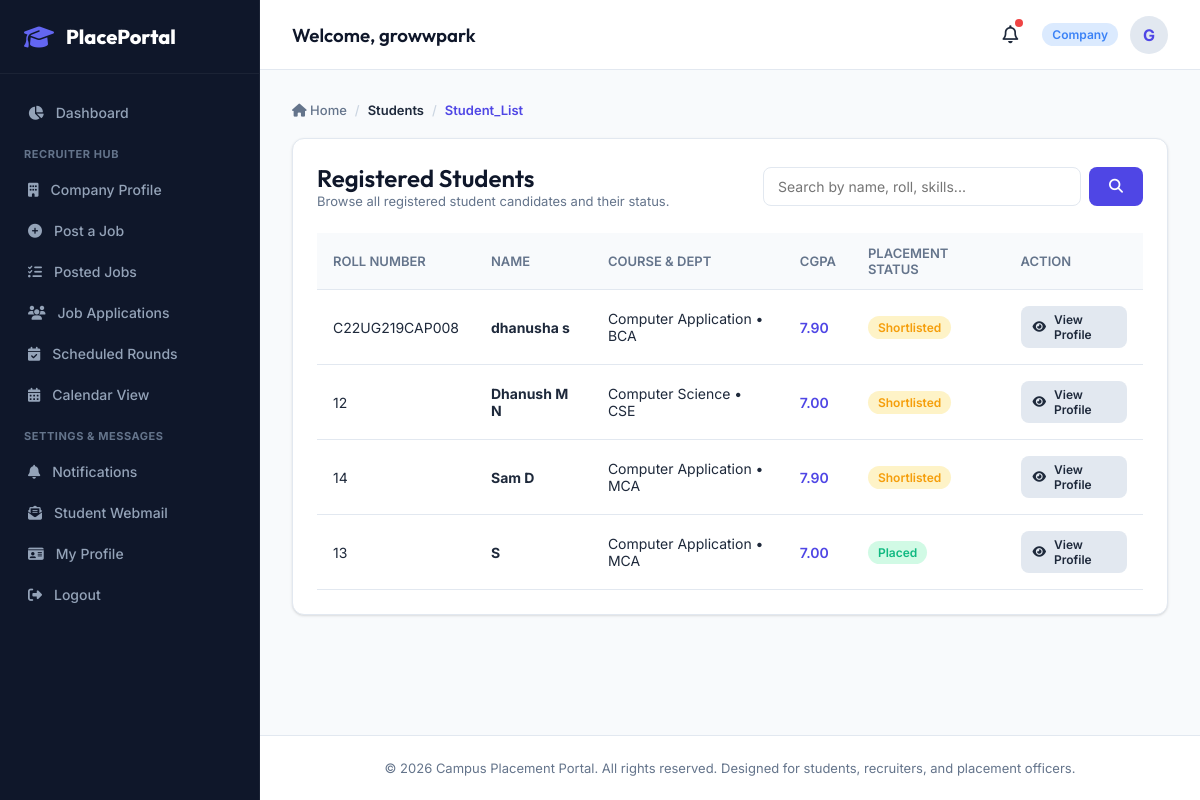
Before: /students/ (signed in) with the older database file.
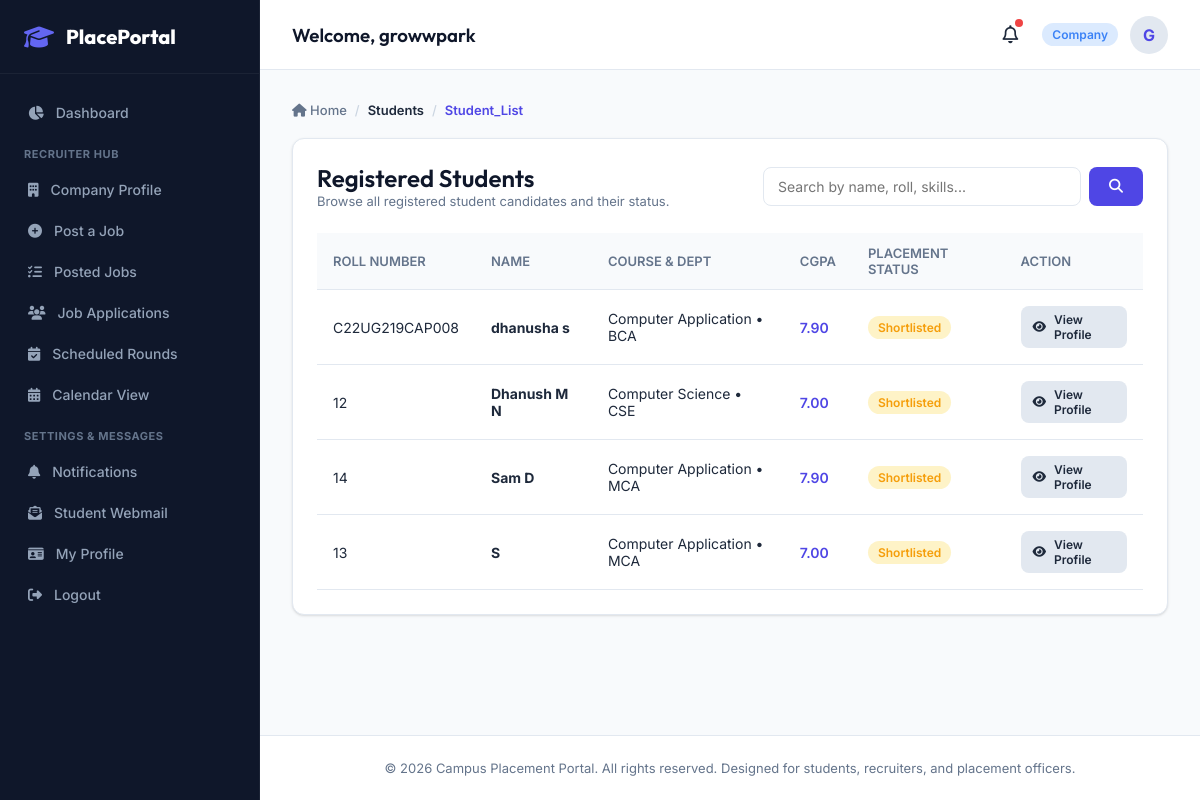
After: the same page with the newer database file.
### apps/students/models.py (models this page shows, shortened)
class StudentProfile(models.Model):
    STATUS_CHOICES = (
        ('unplaced', 'Unplaced'),
        ('shortlisted', 'Shortlisted'),
        ('placed', 'Placed'),
    )
    user = models.OneToOneField(settings.AUTH_USER_MODEL, on_delete=models.CASCADE, related_name='student_profile')
    roll_number = models.CharField(max_length=20, unique=True)
    department = models.CharField(max_length=100)
    course = models.CharField(max_length=100)
    batch_year = models.IntegerField()
    cgpa = models.DecimalField(max_digits=4, decimal_places=2)
    phone = models.CharField(max_length=15, blank=True, null=True)
    resume = models.FileField(upload_to='resumes/', blank=True, null=True)
    skills = models.TextField(blank=True, help_text="Comma-separated list of skills")
    placement_status = models.CharField(max_length=20, choices=STATUS_CHOICES, default='unplaced')

### apps/accounts/models.py (models this page shows, shortened)
class User(AbstractUser):
    ROLE_CHOICES = (
        ('student', 'Student'),
        ('company', 'Company'),
        ('officer', 'Placement Officer'),
        ('admin', 'Admin'),
    )
    role = models.CharField(max_length=20, choices=ROLE_CHOICES, default='student')
    phone_number = models.CharField(max_length=15, blank=True, null=True)

### apps/students/views.py (the view, shortened to what this page needs)
# urls.py: path('', views.student_list, name='student_list'),
@login_required
def student_list(request):
    if request.user.role == 'student':
        messages.error(request, "Access denied.")
        return redirect('dashboard:home')
    students = StudentProfile.objects.all()
    query = request.GET.get('q')
    return render(request, 'students/student_list.html', {'students': students})

### templates/students/student_list.html (shortened to what this page needs)
{% extends 'base.html' %}
{% block content %}
<div class="card">
    <div style="display: flex; justify-content: space-between; align-items: center; flex-wrap: wrap; gap: 16px; margin-bottom: 24px;">
        <div>
            <h2>Registered Students</h2>
            <p style="color: var(--text-muted); font-size: 13px;">Browse all registered student candidates and their status.</p>
        </div>
        <form method="GET" style="display: flex; gap: 8px; width: 100%; max-width: 380px;">
            <input type="text" name="q" class="form-control" placeholder="Search by name, roll, skills..." value="{{ request.GET.q }}">
            <button type="submit" class="btn btn-primary"><i class="fa-solid fa-magnifying-glass"></i></button>
        </form>
    </div>
    {% if students %}
        <div class="table-responsive">
            <table>
                <thead>
                    <tr>
                        <th>Roll Number</th>
                        <th>Name</th>
                        <th>Course & Dept</th>
                        <th>CGPA</th>
                        <th>Placement Status</th>
                        <th>Action</th>
                    </tr>
                </thead>
                <tbody>
                    {% for student in students %}
                        <tr>
                            <td>{{ student.roll_number }}</td>
                            <td><strong>{{ student.user.get_full_name|default:student.user.username }}</strong></td>
                            <td>{{ student.course }} &bull; {{ student.department }}</td>
                            <td style="font-weight: 600; color: var(--primary);">{{ student.cgpa }}</td>
                            <td>
                                {% if student.placement_status == 'placed' %}
                                    <span class="badge badge-success">Placed</span>
                                {% elif student.placement_status == 'shortlisted' %}
                                    <span class="badge badge-warning">Shortlisted</span>
                                {% else %}
                                    <span class="badge badge-danger">Unplaced</span>
                                {% endif %}
                            </td>
                            <td>
                                <a href="{% url 'students:student_detail' pk=student.pk %}" class="btn btn-secondary" style="padding: 6px 12px; font-size: 12px;"><i class="fa-solid fa-eye"></i> View Profile</a>
                            </td>
                        </tr>
                    {% endfor %}
                </tbody>
            </table>
        </div>
    {% else %}
        <p style="color: var(--text-muted); text-align: center; padding: 40px 0;">No student profiles registered match the query.</p>
    {% endif %}
</div>
{% endblock %}

Changed rows visible on the page:
changed StudentProfile (number 4 of 4 on the later page): placement_status "Placed" → "Shortlisted"
